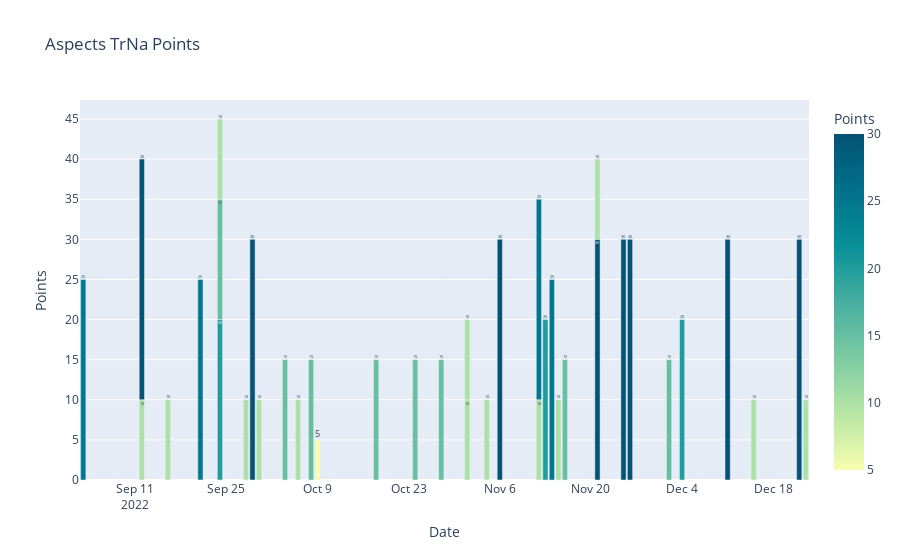

This figure's notebook cell:
### Markdown cell above
#### **III.1.2 GEO TrTr & TrNa**

### Code cell
fig = px.bar(x_hi, x="Date", y="Points", color="Points", text="Points", title="Aspects TrNa Points", color_continuous_scale=px.colors.sequential.Bluyl)
fig.show()

### Figure 1 — Plotly figure (JSON) as saved in the notebook; plotly's stock layout.template omitted (floating-point values rounded to 4 significant figures)
{"data": [{"alignmentgroup": "True", "hovertemplate": "Date=%{x}<br>Points=%{marker.color}<extra></extra>", "legendgroup": "", "marker": {"color": [25, 10, 30, 10, 25, 20, 15, 10, 10, 30, 10, 15, 10, 15, 5, 15, 15, 15, 10, 10, 10, 30, 10, 25, 20, 25, 10, 15, 30, 10, 30, 30, 15, 20, 30, 10, 30, 10], "coloraxis": "coloraxis", "pattern": {"shape": ""}}, "name": "", "offsetgroup": "", "orientation": "v", "showlegend": false, "text": [25, 10, 30, 10, 25, 20, 15, 10, 10, 30, 10, 15, 10, 15, 5, 15, 15, 15, 10, 10, 10, 30, 10, 25, 20, 25, 10, 15, 30, 10, 30, 30, 15, 20, 30, 10, 30, 10], "textposition": "auto", "type": "bar", "x": ["2022-09-03T00:00:00", "2022-09-12T00:00:00", "2022-09-12T00:00:00", "2022-09-16T00:00:00", "2022-09-21T00:00:00", "2022-09-24T00:00:00", "2022-09-24T00:00:00", "2022-09-24T00:00:00", "2022-09-28T00:00:00", "2022-09-29T00:00:00", "2022-09-30T00:00:00", "2022-10-04T00:00:00", "2022-10-06T00:00:00", "2022-10-08T00:00:00", "2022-10-09T00:00:00", "2022-10-18T00:00:00", "2022-10-24T00:00:00", "2022-10-28T00:00:00", "2022-11-01T00:00:00", "2022-11-01T00:00:00", "2022-11-04T00:00:00", "2022-11-06T00:00:00", "2022-11-12T00:00:00", "2022-11-12T00:00:00", "2022-11-13T00:00:00", "2022-11-14T00:00:00", "2022-11-15T00:00:00", "2022-11-16T00:00:00", "2022-11-21T00:00:00", "2022-11-21T00:00:00", "2022-11-25T00:00:00", "2022-11-26T00:00:00", "2022-12-02T00:00:00", "2022-12-04T00:00:00", "2022-12-11T00:00:00", "2022-12-15T00:00:00", "2022-12-22T00:00:00", "2022-12-23T00:00:00"], "xaxis": "x", "y": [25, 10, 30, 10, 25, 20, 15, 10, 10, 30, 10, 15, 10, 15, 5, 15, 15, 15, 10, 10, 10, 30, 10, 25, 20, 25, 10, 15, 30, 10, 30, 30, 15, 20, 30, 10, 30, 10], "yaxis": "y"}], "layout": {"barmode": "relative", "coloraxis": {"colorbar": {"title": {"text": "Points"}}, "colorscale": [[0, "rgb(247, 254, 174)"], [0.1667, "rgb(183, 230, 165)"], [0.3333, "rgb(124, 203, 162)"], [0.5, "rgb(70, 174, 160)"], [0.6667, "rgb(8, 144, 153)"], [0.8333, "rgb(0, 113, 139)"], [1, "rgb(4, 82, 117)"]]}, "legend": {"tracegroupgap": 0}, "title": {"text": "Aspects TrNa Points"}, "xaxis": {"anchor": "y", "domain": [0, 1], "title": {"text": "Date"}}, "yaxis": {"anchor": "x", "domain": [0, 1], "title": {"text": "Points"}}}}
